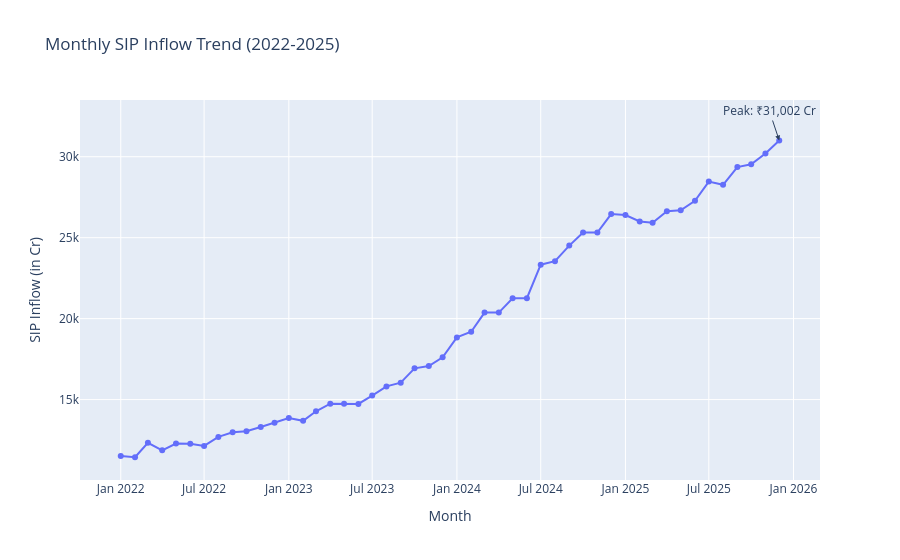

Notebook code for this chart:
### Code cell
import pandas as pd
import plotly.express as px
from pathlib import Path

sip_file = Path("data/processed/cleaned_04_monthly_sip_inflows.csv")
df_sip = pd.read_csv(sip_file)

df_sip['month'] = pd.to_datetime(df_sip['month'])

fig_sip = px.line(
    df_sip, 
    x='month', 
    y='sip_inflow_crore', 
    title='Monthly SIP Inflow Trend (2022-2025)',
    labels={'sip_inflow_crore': 'SIP Inflow (in Cr)', 'month': 'Month'},
    markers=True
)

fig_sip.add_annotation(
    x="2025-12-01", 
    y=31002,
    text="Peak: ₹31,002 Cr",
    showarrow=True,
    arrowhead=2
)

output_path = Path("reports/sip_inflow_trend.html")
output_path.parent.mkdir(exist_ok=True)
fig_sip.write_html(output_path)

fig_sip.show()
print(f"Report saved at: {output_path}")

### Figure 1 — Plotly figure (JSON) as saved in the notebook; plotly's stock layout.template omitted (floating-point values rounded to 4 significant figures)
{"data": [{"hovertemplate": "Month=%{x}<br>SIP Inflow (in Cr)=%{y}<extra></extra>", "legendgroup": "", "line": {"color": "#636efa", "dash": "solid"}, "marker": {"symbol": "circle"}, "mode": "lines+markers", "name": "", "orientation": "v", "showlegend": false, "type": "scatter", "x": ["2022-01-01T00:00:00", "2022-02-01T00:00:00", "2022-03-01T00:00:00", "2022-04-01T00:00:00", "2022-05-01T00:00:00", "2022-06-01T00:00:00", "2022-07-01T00:00:00", "2022-08-01T00:00:00", "2022-09-01T00:00:00", "2022-10-01T00:00:00", "2022-11-01T00:00:00", "2022-12-01T00:00:00", "2023-01-01T00:00:00", "2023-02-01T00:00:00", "2023-03-01T00:00:00", "2023-04-01T00:00:00", "2023-05-01T00:00:00", "2023-06-01T00:00:00", "2023-07-01T00:00:00", "2023-08-01T00:00:00", "2023-09-01T00:00:00", "2023-10-01T00:00:00", "2023-11-01T00:00:00", "2023-12-01T00:00:00", "2024-01-01T00:00:00", "2024-02-01T00:00:00", "2024-03-01T00:00:00", "2024-04-01T00:00:00", "2024-05-01T00:00:00", "2024-06-01T00:00:00", "2024-07-01T00:00:00", "2024-08-01T00:00:00", "2024-09-01T00:00:00", "2024-10-01T00:00:00", "2024-11-01T00:00:00", "2024-12-01T00:00:00", "2025-01-01T00:00:00", "2025-02-01T00:00:00", "2025-03-01T00:00:00", "2025-04-01T00:00:00", "2025-05-01T00:00:00", "2025-06-01T00:00:00", "2025-07-01T00:00:00", "2025-08-01T00:00:00", "2025-09-01T00:00:00", "2025-10-01T00:00:00", "2025-11-01T00:00:00", "2025-12-01T00:00:00"], "xaxis": "x", "y": [11517, 11438, 12328, 11863, 12286, 12276, 12140, 12694, 12976, 13040, 13306, 13573, 13856, 13687, 14276, 14749, 14749, 14734, 15245, 15814, 16042, 16928, 17073, 17610, 18838, 19187, 20371, 20371, 21262, 21262, 23332, 23547, 24509, 25323, 25320, 26459, 26400, 25999, 25926, 26632, 26688, 27274, 28464, 28265, 29361, 29529, 30200, 31002], "yaxis": "y"}], "layout": {"annotations": [{"arrowhead": 2, "showarrow": true, "text": "Peak: ₹31,002 Cr", "x": "2025-12-01", "y": 31002}], "legend": {"tracegroupgap": 0}, "title": {"text": "Monthly SIP Inflow Trend (2022-2025)"}, "xaxis": {"anchor": "y", "domain": [0, 1], "title": {"text": "Month"}}, "yaxis": {"anchor": "x", "domain": [0, 1], "title": {"text": "SIP Inflow (in Cr)"}}}}
